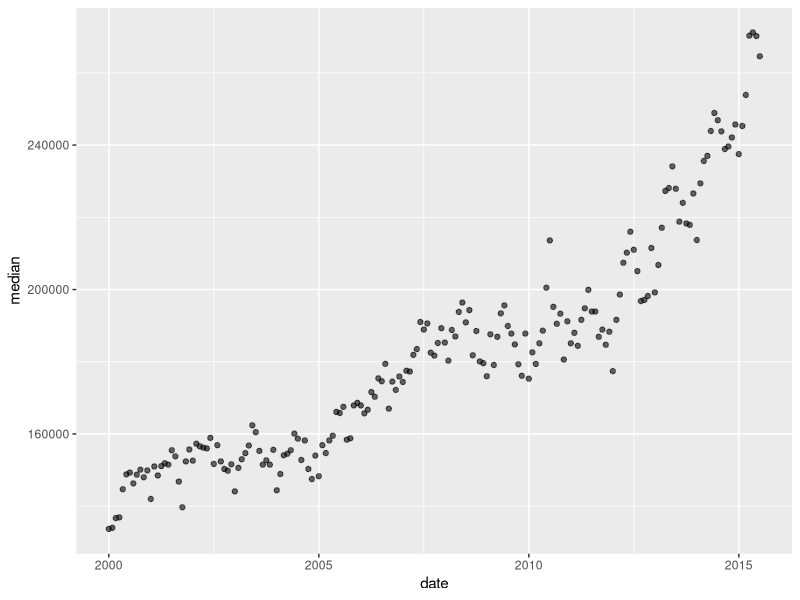
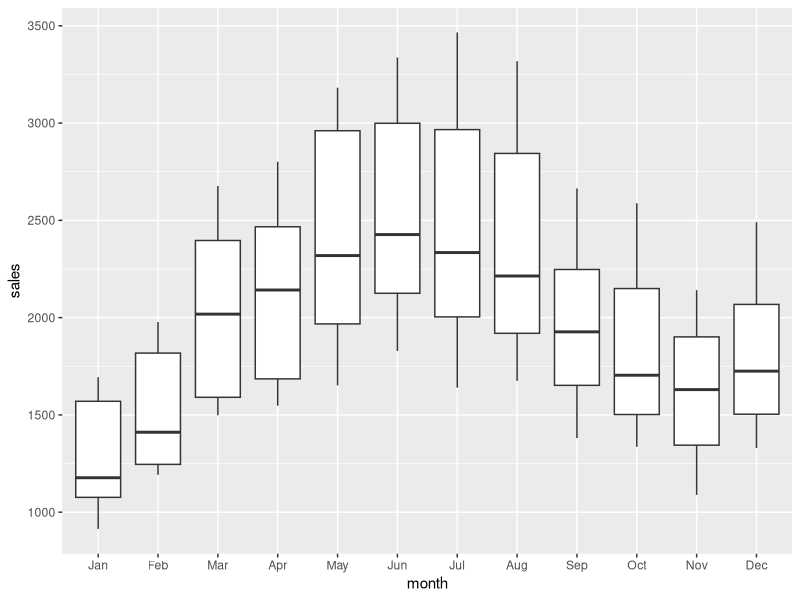

Write the R code that produced these figures, in order. (Note: this script raises an error after producing the figures.)
library(officer)
library(tidyverse)

# Example Plots -----------------------------------------------------------

austin_housing = txhousing %>% 
  filter(city == "Austin") %>% 
  mutate(month = factor(month.abb[month], levels = month.abb[1:12]))

ex_plot1 = ggplot(austin_housing, aes(x = date, y = median)) +
  geom_point(alpha = 0.6)

ex_plot2 = ggplot(austin_housing, aes(x = month, y = sales)) +
  geom_boxplot()


# Read Slides -------------------------------------------------------------

read_pptx("ExampleSlides1.pptx") %>% 
  pptx_summary() %>% 
  View()

# Add Plots to Slides -----------------------------------------------------

read_pptx("ExampleSlides1.pptx") %>% 
  on_slide(index = 2) %>% 
  ph_with(value = ex_plot1, location = ph_location_right()) %>% 
  on_slide(index = 3) %>% 
  ph_with(value = ex_plot2, location = ph_location_type(type = "body")) %>% 
  print(target = "ExampleSlides2.pptx")
  

# Remove and Replace Plots ------------------------------------------------

ex_plot1a = ggplot(austin_housing, aes(x = date, y = median)) +
  geom_point(alpha = 0.6) +
  theme_minimal()

ex_plot2a = ggplot(austin_housing, aes(x = month, y = sales)) +
  geom_boxplot() +
  theme_minimal()

read_pptx("ExampleSlides2.pptx") %>% 
  on_slide(index = 2) %>% 
  ph_with(value = ex_plot1a, location = ph_location_right()) %>% 
  on_slide(index = 3) %>% 
  ph_with(value = ex_plot2a, location = ph_location_type(type = "body")) %>% 
  print(target = "ExampleSlides3.pptx")
